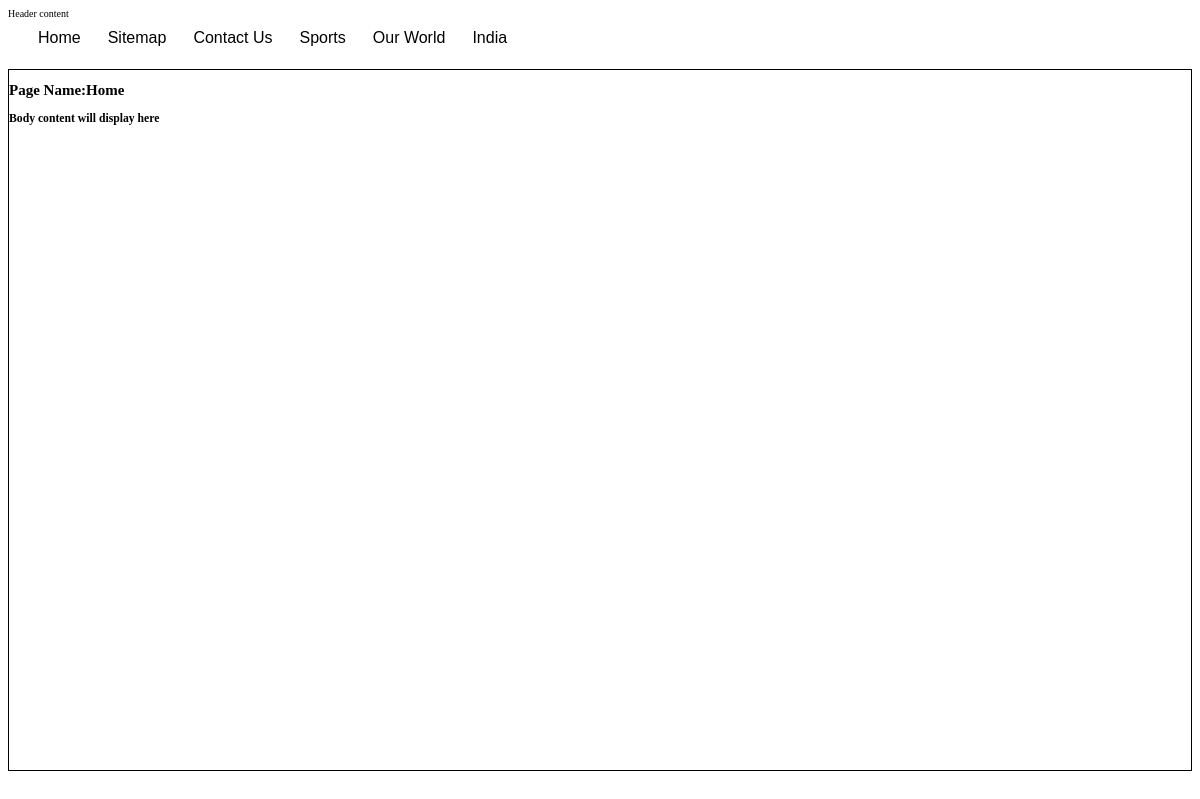
The app's page /websitepreview.php?website_id=1&pageurlid=4 with its own data.
### tables this page shows
CREATE TABLE `page` (
  `page_id` bigint(20) NOT NULL auto_increment,
  `website_id` bigint(20) NOT NULL,
  `page_name` varchar(100) NOT NULL,
  `page_content` text NOT NULL,
  `page_status` varchar(10) NOT NULL default 'Active',
  `parent_id` bigint(20) NOT NULL default '0',
  `menu` varchar(5) NOT NULL default 'No',
  `submenu` varchar(5) NOT NULL default 'No',
  PRIMARY KEY  (`page_id`),
  UNIQUE KEY `page_id` (`page_id`)
);

### includes/dbconnect.php (called while the page is built, shortened)
<?php
class DBConnection
{
	private $connection;
	public function open_connection() {
		$this->connection = mysql_connect(DB_SERVER, DB_USER, DB_PASSWORD);
		if (!$this->connection) {
			die("Database connection failed: " . mysql_error());
		} else {
			$db_select = mysql_select_db(DB_DATABASE, $this->connection);
		}
	}
	public function query($sql) {
		$result = mysql_query($sql, $this->connection);
		return $result;
	}
	public function fetch_array($result_set) {
		return mysql_fetch_array($result_set);
	}
	public function fetch_assoc($result_set)
	{
		return mysql_fetch_assoc($result_set);
	}
}
?>

### includes/website.php (called while the page is built, shortened)
<?php
include_once('dbconnect.php');
include_once('dblibrary.php');
class Website extends DBLibrary
{
	var $database = null;
	function __construct()
	{
		$this->database = new DBConnection();
	}
	public function getmenupages($website_id)
	{
		$query = "SELECT page_id, page_name FROM page WHERE website_id='$website_id' AND menu='Yes' AND page_status='Active'";
		$result_set = $this->database->query($query);
		return $result_set;
	}
	function fetchpage($websiteid,$pageid)
	{
		$query = "SELECT page_id,website_id,page_name,page_content,page_status,parent_id,menu,submenu FROM page WHERE website_id = '$websiteid' ";
		if($pageid>0){
		$query.= " AND page_id=$pageid";
	    }
		$result_set = $this->database->query($query);
		return $result_set;
	}
}
?>

### includes/dblibrary.php (called while the page is built, shortened)
<?php
class DBLibrary
{
	public function fetch_array($result_set)
	{
		return $this->database->fetch_array($result_set);
	}
}
?>

### websitepreview.php (the view, shortened to what this page needs)
<?php
include_once("header.php");
include_once('includes/website.php');
$website_id=$_SESSION['website_id'];
if(isset($_GET['pageurlid']))
{
    $pageid=addslashes($_GET['pageurlid']);
    $website_id=$_SESSION['website_id'];
    $viewpage= new Website();
    $res=$viewpage->fetchpage($website_id,$pageid);
    $db=new DBConnection();
    $pagerow=$db->fetch_assoc($res);
                $pagename=$pagerow['page_name'];
                $pagecontent=$pagerow['page_content'];
}
?>
    <div id ='menu'>
    <ul>
    <?php
    $website = new Website();
    $result = $website->getmenupages($website_id);
    while ($row = $website->fetch_array($result)) {
    ?>
        <li><?php echo "<a href='websitepreview.php?website_id=".$website_id."&pageurlid=$row[page_id]'>$row[page_name]</a>";?></li>
    <?php
    }
    ?>
    </ul>
</div>
<div id="container">
<h2>Page Name:<?php echo $pagename;?></h2>
<h3> <?php echo $pagecontent;?></h3>
</div>
<?php include_once("footer.php");?>

### stylesheet/stylesheet.css (style rules this page uses)
a { text-decoration:none; color: black; }
#menu ul { margin: 0px 0px 0px 10px; padding: 0; list-style: none; line-height: normal; }
#menu li { float: left; }
#menu a { display: block; height: 29px; margin-right: 2px; margin-bottom: 5px; padding: 10px 5px 0px 20px; text-align: center; font-family: Comic Sans MS, Arial, Helvetica, sans-serif; font-size: 16px; color: #000000; }
#container { margin-top: 50px; height:700px; border : 1px; border-width: 1px; border-style: solid; }

### records on screen
page: page_name "Home", page_content "Body content will display here"
page: page_name "Sitemap"
page: page_name "Contact Us"
page: page_name "Sports"
page: page_name "Our World"
page: page_name "India"
